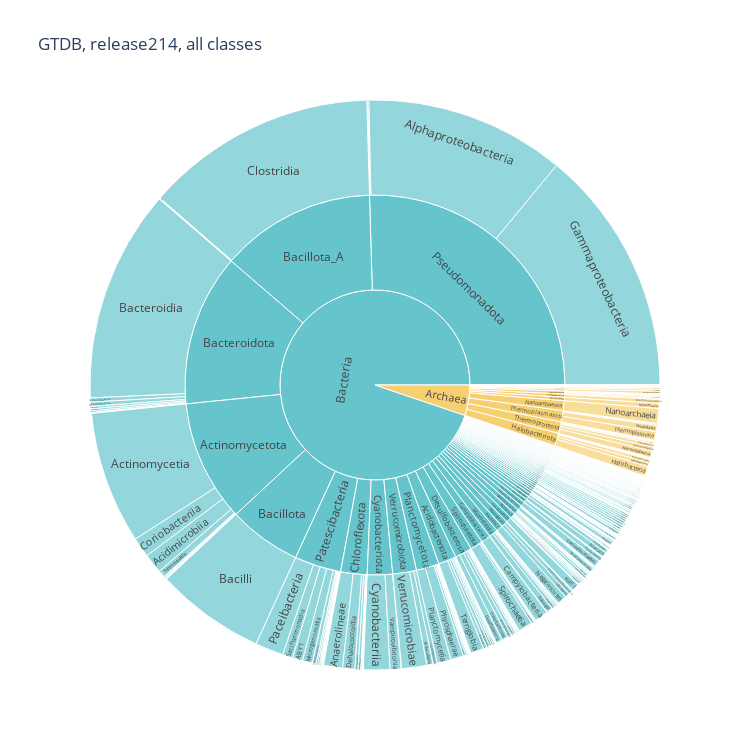

This figure's notebook cell:
### Markdown cell above
### Draw plots

### Code cell
gtdb['count'] = 1

fig = px.sunburst(gtdb,
                  path=['domain','phylum','class'],
                  values='count',
                  color_discrete_sequence=px.colors.qualitative.Pastel,
                  title="GTDB, "+str(rel)+", all classes",
                  width=750, height=750)

fig.write_html("results/"+str(rel)+"_GTDB_all_class.html")
fig.show()

### Figure 1 — Plotly figure (JSON) as saved in the notebook; plotly's stock layout.template omitted (floating-point values rounded to 4 significant figures; data arrays with more than 128 entries replaced by an {"elided": "..."} marker saying what was removed)
{"data": [{"branchvalues": "total", "domain": {"x": [0, 1], "y": [0, 1]}, "hovertemplate": "labels=%{label}<br>count=%{value}<br>parent=%{parent}<br>id=%{id}<extra></extra>", "ids": {"elided": "757 str values"}, "labels": {"elided": "757 str values"}, "name": "", "parents": {"elided": "757 str values"}, "type": "sunburst", "values": {"elided": "757 int values"}}], "layout": {"height": 750, "legend": {"tracegroupgap": 0}, "sunburstcolorway": ["rgb(102, 197, 204)", "rgb(246, 207, 113)", "rgb(248, 156, 116)", "rgb(220, 176, 242)", "rgb(135, 197, 95)", "rgb(158, 185, 243)", "rgb(254, 136, 177)", "rgb(201, 219, 116)", "rgb(139, 224, 164)", "rgb(180, 151, 231)", "rgb(179, 179, 179)"], "title": {"text": "GTDB, release214, all classes"}, "width": 750}}
